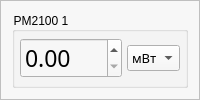
                <widget class="QFrame" name="frame_6">
                 <property name="styleSheet">
                  <string notr="true">background-color: rgb(247, 247, 247);</string>
                 </property>
                 <property name="frameShape">
                  <enum>QFrame::StyledPanel</enum>
                 </property>
                 <property name="frameShadow">
                  <enum>QFrame::Plain</enum>
                 </property>
                 <layout class="QGridLayout" name="gridLayout_16">
                  <item row="0" column="0">
                   <widget class="QGroupBox" name="groupBox_5">
                    <property name="autoFillBackground">
                     <bool>false</bool>
                    </property>
                    <property name="title">
                     <string>PM2100 1</string>
                    </property>
                    <property name="flat">
                     <bool>true</bool>
                    </property>
                    <layout class="QGridLayout" name="gridLayout_27" columnstretch="5,2">
                     <property name="leftMargin">
                      <number>5</number>
                     </property>
                     <property name="topMargin">
                      <number>5</number>
                     </property>
                     <property name="rightMargin">
                      <number>5</number>
                     </property>
                     <property name="bottomMargin">
                      <number>5</number>
                     </property>
                     <property name="spacing">
                      <number>5</number>
                     </property>
                     <item row="0" column="0">
                      <widget class="QDoubleSpinBox" name="pm2100_1_pm_spin">
                       <property name="font">
                        <font>
                         <family>Lucida Sans</family>
                         <pointsize>17</pointsize>
                        </font>
                       </property>
                      </widget>
                     </item>
                     <item row="0" column="1">
                      <widget class="QComboBox" name="pm2100_1_unit_combo">
                       <property name="font">
                        <font>
                         <family>Lucida Sans</family>
                         <pointsize>10</pointsize>
                        </font>
                       </property>
                       <item>
                        <property name="text">
                         <string>мВт</string>
                        </property>
                       </item>
                       <item>
                        <property name="text">
                         <string>dB</string>
                        </property>
                       </item>
                      </widget>
                     </item>
                    </layout>
                   </widget>
                  </item>
                 </layout>
                </widget>
